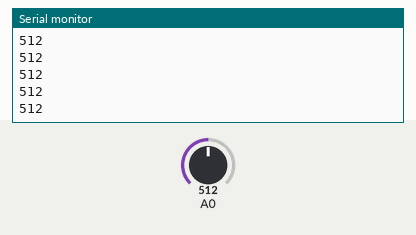
This sketch was run on a simulated ESP8266 (NodeMCU). On the bench: the last lines printed to the serial monitor. Inputs (shaded band) come from the test bench; at power-on: A0 = 512. WiFi joins after 1.5 s; servers stay silent unless stated.

Above: at 3.0 s.
3.1 s: A0 set to 716
At 4.0 s:
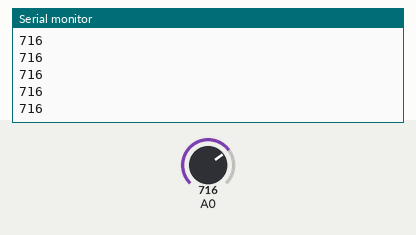
4.6 s: A0 set to 900
At 5.2 s:
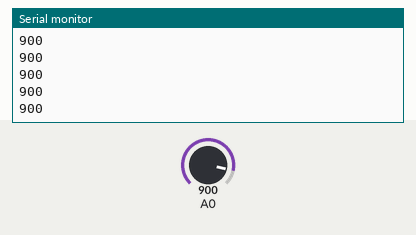
Timing chart, 0 to 6.0 s (numbered marks = the images above; inputs shaded):
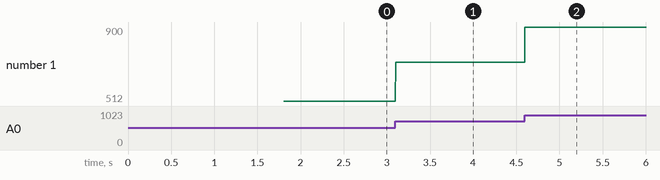

Measured:
- after the input at 3.1 s, the serial monitor: prints a new line at once (image 1)
- after the input at 4.6 s, the serial monitor: prints a new line at once (image 2)
- plotted number 1: 512 → 716 after the input at 3.1 s, 716 → 900 after the input at 4.6 s

The sketch:

codigo_projeto_iot_esp8266.ino
```cpp
#define BLYNK_TEMPLATE_ID "TMPL2vUAEj3lV"
#define BLYNK_TEMPLATE_NAME "PROJETO IOT 2"
#define BLYNK_AUTH_TOKEN "AtaUyZKIaxcssO9xS-hswrr_HaRO-AHM"

#include <ESP8266WiFi.h>
#include <BlynkSimpleEsp8266.h>

BlynkTimer timer;
#define BLYNK_PRINT Serial
int voltagem;


const char* ssid = "bruno wagner"; // Your WiFi network SSID
const char* pass = "12345678"; // Your WiFi network password

unsigned long lastMillis = millis();

void setup()
{
  Serial.begin(115200);
  Blynk.begin(BLYNK_AUTH_TOKEN, ssid, pass);

  }

void loop()
{
  Blynk.run(); //Chama a função Blynk.run()
  timer.run();
  voltagem = analogRead(A0);
  Blynk.virtualWrite(V1,voltagem);
  Serial.println(voltagem);
}
```
